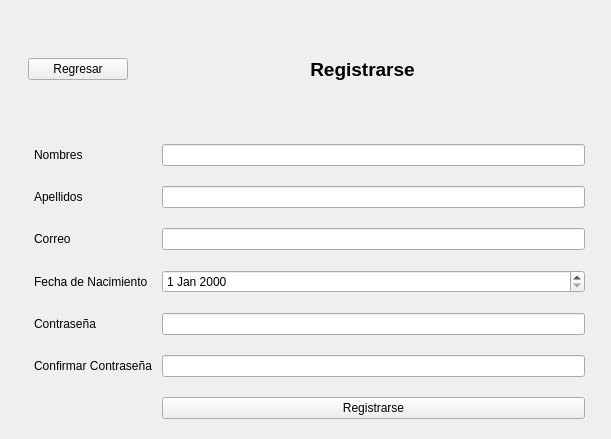
<?xml version="1.0" encoding="UTF-8"?>
<ui version="4.0">
 <class>WindowRegister</class>
 <widget class="QMainWindow" name="WindowRegister">
  <property name="geometry">
   <rect>
    <x>0</x>
    <y>0</y>
    <width>611</width>
    <height>439</height>
   </rect>
  </property>
  <property name="windowTitle">
   <string>MainWindow</string>
  </property>
  <widget class="QWidget" name="centralwidget">
   <widget class="QWidget" name="verticalLayoutWidget">
    <property name="geometry">
     <rect>
      <x>-1</x>
      <y>-1</y>
      <width>621</width>
      <height>455</height>
     </rect>
    </property>
    <layout class="QVBoxLayout" name="verticalLayout">
     <property name="spacing">
      <number>10</number>
     </property>
     <property name="leftMargin">
      <number>20</number>
     </property>
     <property name="topMargin">
      <number>20</number>
     </property>
     <property name="rightMargin">
      <number>20</number>
     </property>
     <property name="bottomMargin">
      <number>20</number>
     </property>
     <item>
      <widget class="QWidget" name="horizontalWidget" native="true">
       <property name="minimumSize">
        <size>
         <width>0</width>
         <height>50</height>
        </size>
       </property>
       <layout class="QHBoxLayout" name="horizontalLayout">
        <item>
         <widget class="QPushButton" name="backButton">
          <property name="maximumSize">
           <size>
            <width>100</width>
            <height>16777215</height>
           </size>
          </property>
          <property name="text">
           <string>Regresar</string>
          </property>
         </widget>
        </item>
        <item>
         <widget class="QLabel" name="label">
          <property name="maximumSize">
           <size>
            <width>16777215</width>
            <height>30</height>
           </size>
          </property>
          <property name="font">
           <font>
            <pointsize>14</pointsize>
            <bold>true</bold>
           </font>
          </property>
          <property name="text">
           <string>Registrarse</string>
          </property>
          <property name="alignment">
           <set>Qt::AlignmentFlag::AlignCenter</set>
          </property>
         </widget>
        </item>
       </layout>
      </widget>
     </item>
     <item>
      <layout class="QFormLayout" name="formLayout">
       <property name="horizontalSpacing">
        <number>10</number>
       </property>
       <property name="verticalSpacing">
        <number>20</number>
       </property>
       <property name="leftMargin">
        <number>15</number>
       </property>
       <property name="topMargin">
        <number>15</number>
       </property>
       <property name="rightMargin">
        <number>15</number>
       </property>
       <property name="bottomMargin">
        <number>15</number>
       </property>
       <item row="0" column="0">
        <widget class="QLabel" name="nombresLabel">
         <property name="text">
          <string>Nombres</string>
         </property>
        </widget>
       </item>
       <item row="0" column="1">
        <widget class="QLineEdit" name="nombresLineEdit"/>
       </item>
       <item row="1" column="0">
        <widget class="QLabel" name="apellidosLabel">
         <property name="text">
          <string>Apellidos</string>
         </property>
        </widget>
       </item>
       <item row="1" column="1">
        <widget class="QLineEdit" name="apellidosLineEdit"/>
       </item>
       <item row="2" column="0">
        <widget class="QLabel" name="correoLabel">
         <property name="text">
          <string>Correo</string>
         </property>
        </widget>
       </item>
       <item row="2" column="1">
        <widget class="QLineEdit" name="correoLineEdit"/>
       </item>
       <item row="3" column="0">
        <widget class="QLabel" name="fechaDeNacimientoLabel">
         <property name="text">
          <string>Fecha de Nacimiento</string>
         </property>
        </widget>
       </item>
       <item row="3" column="1">
        <widget class="QDateEdit" name="fechaDeNacimientoDateEdit"/>
       </item>
       <item row="4" column="0">
        <widget class="QLabel" name="contrasenaLabel">
         <property name="text">
          <string>Contraseña</string>
         </property>
        </widget>
       </item>
       <item row="4" column="1">
        <widget class="QLineEdit" name="contrasenaLineEdit">
         <property name="echoMode">
          <enum>QLineEdit::EchoMode::Password</enum>
         </property>
        </widget>
       </item>
       <item row="5" column="0">
        <widget class="QLabel" name="confirmarContrasenaLabel">
         <property name="text">
          <string>Confirmar Contraseña</string>
         </property>
        </widget>
       </item>
       <item row="5" column="1">
        <widget class="QLineEdit" name="confirmarContrasenaLineEdit">
         <property name="echoMode">
          <enum>QLineEdit::EchoMode::Password</enum>
         </property>
        </widget>
       </item>
       <item row="6" column="1">
        <widget class="QPushButton" name="registrarButton">
         <property name="text">
          <string>Registrarse</string>
         </property>
        </widget>
       </item>
      </layout>
     </item>
    </layout>
   </widget>
  </widget>
 </widget>
 <resources/>
 <connections/>
</ui>
